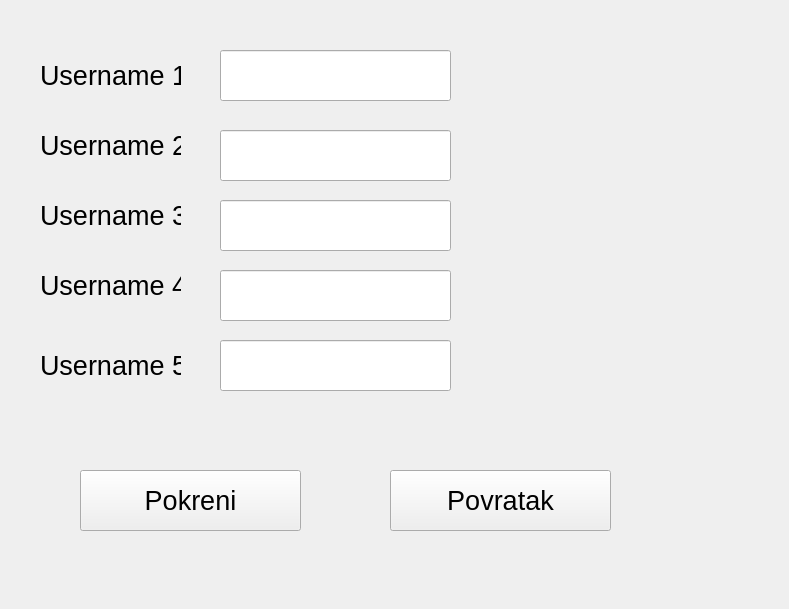
<?xml version="1.0" encoding="UTF-8"?>
<ui version="4.0">
 <class>Form</class>
 <widget class="QWidget" name="Form">
  <property name="geometry">
   <rect>
    <x>0</x>
    <y>0</y>
    <width>789</width>
    <height>609</height>
   </rect>
  </property>
  <property name="windowTitle">
   <string>Form</string>
  </property>
  <widget class="QLabel" name="label">
   <property name="geometry">
    <rect>
     <x>40</x>
     <y>50</y>
     <width>141</width>
     <height>51</height>
    </rect>
   </property>
   <property name="font">
    <font>
     <pointsize>20</pointsize>
    </font>
   </property>
   <property name="text">
    <string>Username 1:</string>
   </property>
  </widget>
  <widget class="QLineEdit" name="username1Text">
   <property name="geometry">
    <rect>
     <x>220</x>
     <y>50</y>
     <width>231</width>
     <height>51</height>
    </rect>
   </property>
   <property name="font">
    <font>
     <pointsize>20</pointsize>
    </font>
   </property>
   <property name="readOnly">
    <bool>true</bool>
   </property>
  </widget>
  <widget class="QPushButton" name="pokreniIgruGumb">
   <property name="geometry">
    <rect>
     <x>80</x>
     <y>470</y>
     <width>221</width>
     <height>61</height>
    </rect>
   </property>
   <property name="font">
    <font>
     <pointsize>20</pointsize>
    </font>
   </property>
   <property name="autoFillBackground">
    <bool>false</bool>
   </property>
   <property name="text">
    <string>Pokreni</string>
   </property>
  </widget>
  <widget class="QPushButton" name="povratakGumb">
   <property name="geometry">
    <rect>
     <x>390</x>
     <y>470</y>
     <width>221</width>
     <height>61</height>
    </rect>
   </property>
   <property name="font">
    <font>
     <pointsize>20</pointsize>
    </font>
   </property>
   <property name="autoFillBackground">
    <bool>false</bool>
   </property>
   <property name="text">
    <string>Povratak</string>
   </property>
  </widget>
  <widget class="QLineEdit" name="username2Text">
   <property name="geometry">
    <rect>
     <x>220</x>
     <y>130</y>
     <width>231</width>
     <height>51</height>
    </rect>
   </property>
   <property name="font">
    <font>
     <pointsize>20</pointsize>
    </font>
   </property>
   <property name="readOnly">
    <bool>true</bool>
   </property>
  </widget>
  <widget class="QLabel" name="label_2">
   <property name="geometry">
    <rect>
     <x>40</x>
     <y>120</y>
     <width>141</width>
     <height>51</height>
    </rect>
   </property>
   <property name="font">
    <font>
     <pointsize>20</pointsize>
    </font>
   </property>
   <property name="text">
    <string>Username 2:</string>
   </property>
  </widget>
  <widget class="QLineEdit" name="username3Text">
   <property name="geometry">
    <rect>
     <x>220</x>
     <y>200</y>
     <width>231</width>
     <height>51</height>
    </rect>
   </property>
   <property name="font">
    <font>
     <pointsize>20</pointsize>
    </font>
   </property>
   <property name="readOnly">
    <bool>true</bool>
   </property>
  </widget>
  <widget class="QLabel" name="label_3">
   <property name="geometry">
    <rect>
     <x>40</x>
     <y>190</y>
     <width>141</width>
     <height>51</height>
    </rect>
   </property>
   <property name="font">
    <font>
     <pointsize>20</pointsize>
    </font>
   </property>
   <property name="text">
    <string>Username 3</string>
   </property>
  </widget>
  <widget class="QLineEdit" name="username4Text">
   <property name="geometry">
    <rect>
     <x>220</x>
     <y>270</y>
     <width>231</width>
     <height>51</height>
    </rect>
   </property>
   <property name="font">
    <font>
     <pointsize>20</pointsize>
    </font>
   </property>
   <property name="readOnly">
    <bool>true</bool>
   </property>
  </widget>
  <widget class="QLabel" name="label_4">
   <property name="geometry">
    <rect>
     <x>40</x>
     <y>260</y>
     <width>141</width>
     <height>51</height>
    </rect>
   </property>
   <property name="font">
    <font>
     <pointsize>20</pointsize>
    </font>
   </property>
   <property name="text">
    <string>Username 4</string>
   </property>
  </widget>
  <widget class="QLineEdit" name="username5Text">
   <property name="geometry">
    <rect>
     <x>220</x>
     <y>340</y>
     <width>231</width>
     <height>51</height>
    </rect>
   </property>
   <property name="font">
    <font>
     <pointsize>20</pointsize>
    </font>
   </property>
   <property name="readOnly">
    <bool>true</bool>
   </property>
  </widget>
  <widget class="QLabel" name="label_5">
   <property name="geometry">
    <rect>
     <x>40</x>
     <y>340</y>
     <width>141</width>
     <height>51</height>
    </rect>
   </property>
   <property name="font">
    <font>
     <pointsize>20</pointsize>
    </font>
   </property>
   <property name="text">
    <string>Username 5</string>
   </property>
  </widget>
 </widget>
 <resources/>
 <connections/>
</ui>
